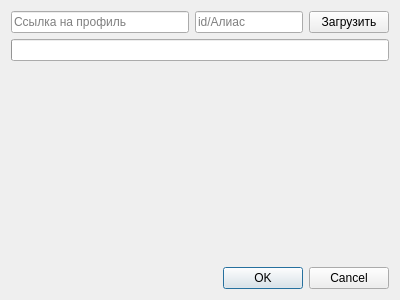
<?xml version="1.0" encoding="UTF-8"?>
<ui version="4.0">
 <class>VkAddUserDialog</class>
 <widget class="QDialog" name="VkAddUserDialog">
  <property name="geometry">
   <rect>
    <x>0</x>
    <y>0</y>
    <width>400</width>
    <height>300</height>
   </rect>
  </property>
  <property name="windowTitle">
   <string>Добавить из ВК</string>
  </property>
  <layout class="QVBoxLayout" name="verticalLayout" stretch="0,0,1,0">
   <property name="spacing">
    <number>6</number>
   </property>
   <item>
    <layout class="QHBoxLayout" name="horizontalLayout" stretch="1,0,0">
     <item>
      <widget class="QLineEdit" name="lineEdit">
       <property name="placeholderText">
        <string>Ссылка на профиль</string>
       </property>
      </widget>
     </item>
     <item>
      <widget class="QLineEdit" name="lineEdit_2">
       <property name="placeholderText">
        <string>id/Алиас</string>
       </property>
      </widget>
     </item>
     <item>
      <widget class="QPushButton" name="pushButton">
       <property name="text">
        <string>Загрузить</string>
       </property>
      </widget>
     </item>
    </layout>
   </item>
   <item>
    <widget class="QProgressBar" name="progressBar">
     <property name="maximum">
      <number>1</number>
     </property>
     <property name="value">
      <number>-1</number>
     </property>
    </widget>
   </item>
   <item>
    <widget class="QLabel" name="label">
     <property name="text">
      <string/>
     </property>
    </widget>
   </item>
   <item>
    <widget class="QDialogButtonBox" name="buttonBox">
     <property name="orientation">
      <enum>Qt::Horizontal</enum>
     </property>
     <property name="standardButtons">
      <set>QDialogButtonBox::Cancel|QDialogButtonBox::Ok</set>
     </property>
    </widget>
   </item>
  </layout>
 </widget>
 <resources/>
 <connections>
  <connection>
   <sender>buttonBox</sender>
   <signal>accepted()</signal>
   <receiver>VkAddUserDialog</receiver>
   <slot>accept()</slot>
   <hints>
    <hint type="sourcelabel">
     <x>248</x>
     <y>254</y>
    </hint>
    <hint type="destinationlabel">
     <x>157</x>
     <y>274</y>
    </hint>
   </hints>
  </connection>
  <connection>
   <sender>buttonBox</sender>
   <signal>rejected()</signal>
   <receiver>VkAddUserDialog</receiver>
   <slot>reject()</slot>
   <hints>
    <hint type="sourcelabel">
     <x>316</x>
     <y>260</y>
    </hint>
    <hint type="destinationlabel">
     <x>286</x>
     <y>274</y>
    </hint>
   </hints>
  </connection>
 </connections>
</ui>
